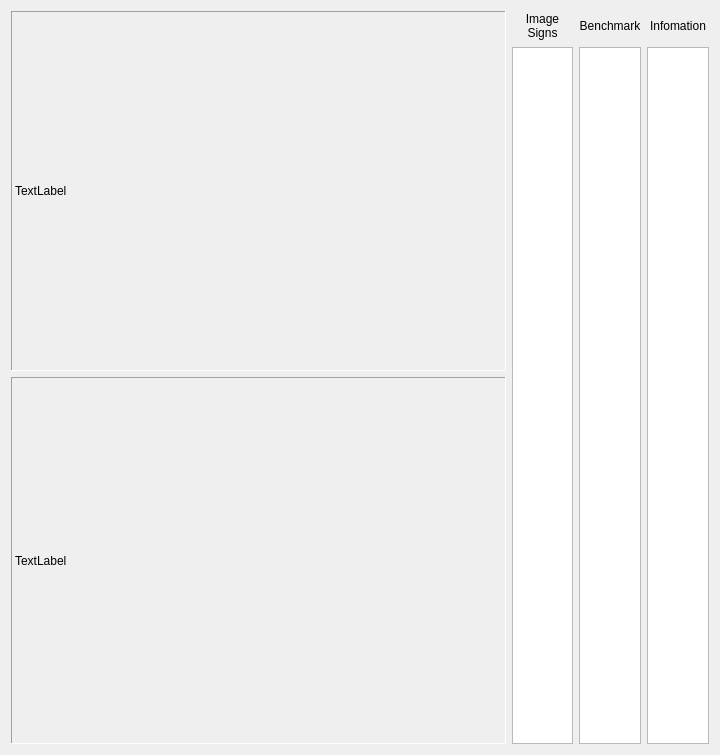
<?xml version="1.0" encoding="UTF-8"?>
<ui version="4.0">
 <class>WidgetDemo</class>
 <widget class="QWidget" name="WidgetDemo">
  <property name="geometry">
   <rect>
    <x>0</x>
    <y>0</y>
    <width>720</width>
    <height>755</height>
   </rect>
  </property>
  <property name="sizePolicy">
   <sizepolicy hsizetype="Preferred" vsizetype="Preferred">
    <horstretch>0</horstretch>
    <verstretch>0</verstretch>
   </sizepolicy>
  </property>
  <property name="minimumSize">
   <size>
    <width>720</width>
    <height>720</height>
   </size>
  </property>
  <property name="focusPolicy">
   <enum>Qt::NoFocus</enum>
  </property>
  <property name="windowTitle">
   <string>WidgetDemo</string>
  </property>
  <layout class="QHBoxLayout" name="horizontalLayout" stretch="8,1,1,1">
   <property name="sizeConstraint">
    <enum>QLayout::SetMinimumSize</enum>
   </property>
   <item>
    <layout class="QVBoxLayout" name="verticalLayout" stretch="5,50">
     <property name="sizeConstraint">
      <enum>QLayout::SetMinAndMaxSize</enum>
     </property>
     <item>
      <widget class="QLabel" name="labelOriginal">
       <property name="sizePolicy">
        <sizepolicy hsizetype="Expanding" vsizetype="Preferred">
         <horstretch>5</horstretch>
         <verstretch>5</verstretch>
        </sizepolicy>
       </property>
       <property name="minimumSize">
        <size>
         <width>480</width>
         <height>360</height>
        </size>
       </property>
       <property name="frameShape">
        <enum>QFrame::Panel</enum>
       </property>
       <property name="frameShadow">
        <enum>QFrame::Sunken</enum>
       </property>
       <property name="text">
        <string>TextLabel</string>
       </property>
      </widget>
     </item>
     <item>
      <widget class="QLabel" name="labelAfterProcess">
       <property name="sizePolicy">
        <sizepolicy hsizetype="Expanding" vsizetype="Preferred">
         <horstretch>50</horstretch>
         <verstretch>50</verstretch>
        </sizepolicy>
       </property>
       <property name="minimumSize">
        <size>
         <width>480</width>
         <height>360</height>
        </size>
       </property>
       <property name="frameShape">
        <enum>QFrame::Panel</enum>
       </property>
       <property name="frameShadow">
        <enum>QFrame::Sunken</enum>
       </property>
       <property name="text">
        <string>TextLabel</string>
       </property>
      </widget>
     </item>
    </layout>
   </item>
   <item>
    <layout class="QVBoxLayout" name="verticalLayout_2" stretch="0,0">
     <property name="spacing">
      <number>6</number>
     </property>
     <property name="sizeConstraint">
      <enum>QLayout::SetMinimumSize</enum>
     </property>
     <item>
      <widget class="QLabel" name="labelFromImage">
       <property name="sizePolicy">
        <sizepolicy hsizetype="Minimum" vsizetype="Preferred">
         <horstretch>0</horstretch>
         <verstretch>0</verstretch>
        </sizepolicy>
       </property>
       <property name="minimumSize">
        <size>
         <width>10</width>
         <height>30</height>
        </size>
       </property>
       <property name="text">
        <string>Image Signs</string>
       </property>
       <property name="textFormat">
        <enum>Qt::RichText</enum>
       </property>
       <property name="scaledContents">
        <bool>true</bool>
       </property>
       <property name="alignment">
        <set>Qt::AlignCenter</set>
       </property>
       <property name="wordWrap">
        <bool>true</bool>
       </property>
      </widget>
     </item>
     <item>
      <widget class="QListWidget" name="listFromImage">
       <property name="sizePolicy">
        <sizepolicy hsizetype="Minimum" vsizetype="Expanding">
         <horstretch>1</horstretch>
         <verstretch>1</verstretch>
        </sizepolicy>
       </property>
       <property name="minimumSize">
        <size>
         <width>10</width>
         <height>0</height>
        </size>
       </property>
       <property name="focusPolicy">
        <enum>Qt::NoFocus</enum>
       </property>
       <property name="layoutDirection">
        <enum>Qt::LeftToRight</enum>
       </property>
       <property name="movement">
        <enum>QListView::Static</enum>
       </property>
       <property name="flow">
        <enum>QListView::TopToBottom</enum>
       </property>
       <property name="isWrapping" stdset="0">
        <bool>false</bool>
       </property>
       <property name="resizeMode">
        <enum>QListView::Adjust</enum>
       </property>
       <property name="viewMode">
        <enum>QListView::IconMode</enum>
       </property>
       <property name="uniformItemSizes">
        <bool>false</bool>
       </property>
       <property name="batchSize">
        <number>100</number>
       </property>
       <property name="wordWrap">
        <bool>false</bool>
       </property>
       <property name="selectionRectVisible">
        <bool>true</bool>
       </property>
      </widget>
     </item>
    </layout>
   </item>
   <item>
    <layout class="QVBoxLayout" name="verticalLayout_3">
     <property name="sizeConstraint">
      <enum>QLayout::SetMinimumSize</enum>
     </property>
     <item>
      <widget class="QLabel" name="labelBenchmark">
       <property name="sizePolicy">
        <sizepolicy hsizetype="Minimum" vsizetype="Preferred">
         <horstretch>0</horstretch>
         <verstretch>0</verstretch>
        </sizepolicy>
       </property>
       <property name="minimumSize">
        <size>
         <width>10</width>
         <height>30</height>
        </size>
       </property>
       <property name="text">
        <string>Benchmark</string>
       </property>
       <property name="textFormat">
        <enum>Qt::RichText</enum>
       </property>
       <property name="scaledContents">
        <bool>true</bool>
       </property>
       <property name="alignment">
        <set>Qt::AlignCenter</set>
       </property>
       <property name="wordWrap">
        <bool>true</bool>
       </property>
      </widget>
     </item>
     <item>
      <widget class="QListWidget" name="listBenchmark">
       <property name="sizePolicy">
        <sizepolicy hsizetype="Fixed" vsizetype="Expanding">
         <horstretch>1</horstretch>
         <verstretch>1</verstretch>
        </sizepolicy>
       </property>
       <property name="minimumSize">
        <size>
         <width>10</width>
         <height>50</height>
        </size>
       </property>
       <property name="focusPolicy">
        <enum>Qt::NoFocus</enum>
       </property>
      </widget>
     </item>
    </layout>
   </item>
   <item>
    <layout class="QVBoxLayout" name="verticalLayout_4">
     <property name="sizeConstraint">
      <enum>QLayout::SetMinimumSize</enum>
     </property>
     <item>
      <widget class="QLabel" name="labelInfo">
       <property name="sizePolicy">
        <sizepolicy hsizetype="Minimum" vsizetype="Preferred">
         <horstretch>0</horstretch>
         <verstretch>0</verstretch>
        </sizepolicy>
       </property>
       <property name="minimumSize">
        <size>
         <width>10</width>
         <height>30</height>
        </size>
       </property>
       <property name="text">
        <string>Infomation</string>
       </property>
       <property name="textFormat">
        <enum>Qt::RichText</enum>
       </property>
       <property name="scaledContents">
        <bool>true</bool>
       </property>
       <property name="alignment">
        <set>Qt::AlignCenter</set>
       </property>
       <property name="wordWrap">
        <bool>true</bool>
       </property>
      </widget>
     </item>
     <item>
      <widget class="QTextEdit" name="textInfo">
       <property name="sizePolicy">
        <sizepolicy hsizetype="Minimum" vsizetype="Expanding">
         <horstretch>1</horstretch>
         <verstretch>1</verstretch>
        </sizepolicy>
       </property>
       <property name="minimumSize">
        <size>
         <width>10</width>
         <height>50</height>
        </size>
       </property>
       <property name="focusPolicy">
        <enum>Qt::NoFocus</enum>
       </property>
      </widget>
     </item>
    </layout>
   </item>
  </layout>
 </widget>
 <layoutdefault spacing="6" margin="11"/>
 <resources/>
 <connections/>
</ui>
